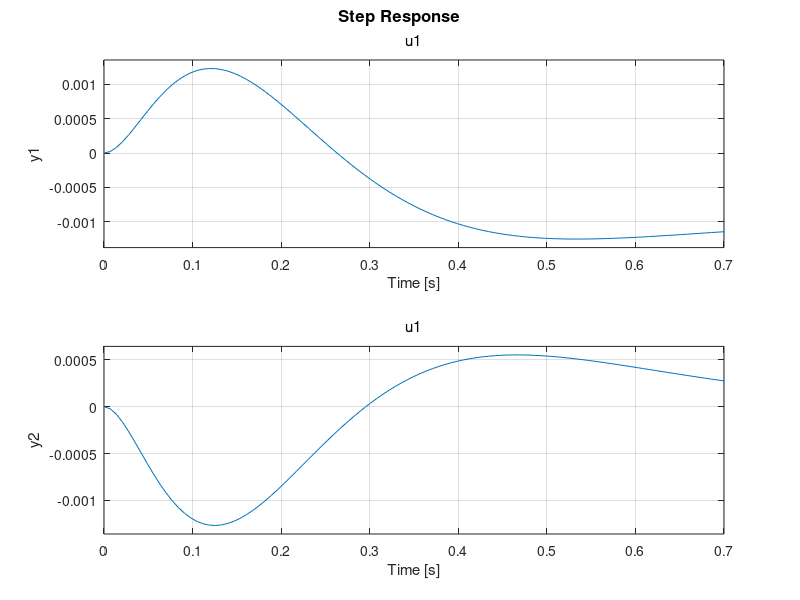

Recreate this plot in MATLAB.
p=[-10 -10.1 -10.2 -10.3];
A=[0 1 0 0;0 0 -10 0;0 0 0 1;0 0 20 0];
B=[0;1;0;-1];
C=[ 1 0 0 0;0 0 1 0];
k=place(A,B,p)
Ar=A-B*k
g2=ss(Ar,B,C,0);
step(g2)